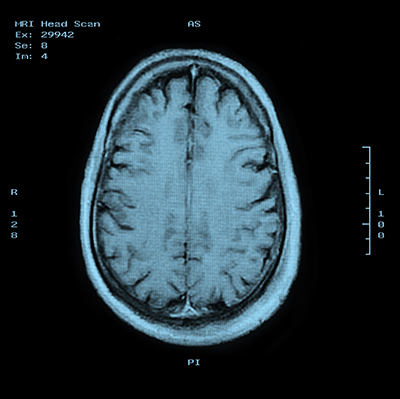
#> input picture Intensity.jpg, 400 x 399 px
$ python -i Filtering.py   (imports and definitions only)
#> lines starting #> are read from the running program, lines starting #| are printed output that depends on the picture
import math
import numpy as np
import cv2
from scipy import ndimage
class Smoothing:
    # [13 lines left out: functions get_gaussian_low_pass_filter, get_gaussian_high_pass_filter, not called in this run]

    #FinaL smoothing function using opencv2 convolution filter
    def blurring(self, image):
#> called with image = 'Intensity.jpg'
        image = cv2.imread(image)
#> image is the input picture: shape (399, 400, 3); mean B, G, R 50, 43.7, 30.6
        b, g, r = cv2.split(image)
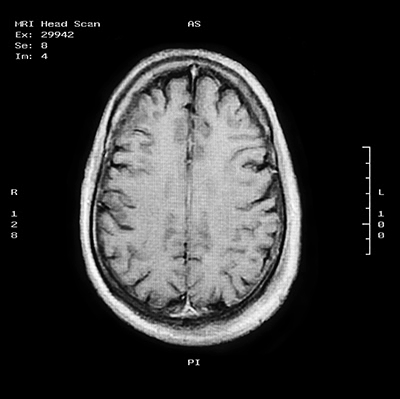
#> b: shape (399, 400); min 0, max 255, mean 50
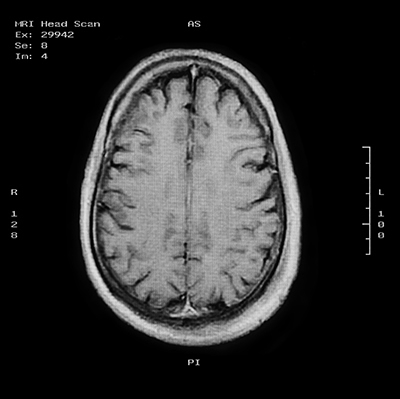
#> g: shape (399, 400); min 0, max 254, mean 43.7
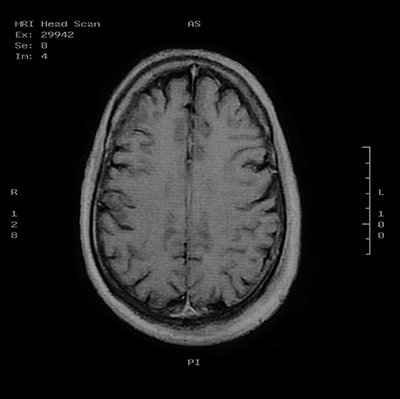
#> r: shape (399, 400); min 0, max 181, mean 30.6
#> (the run stopped early here; a loop or call above may not have finished)
